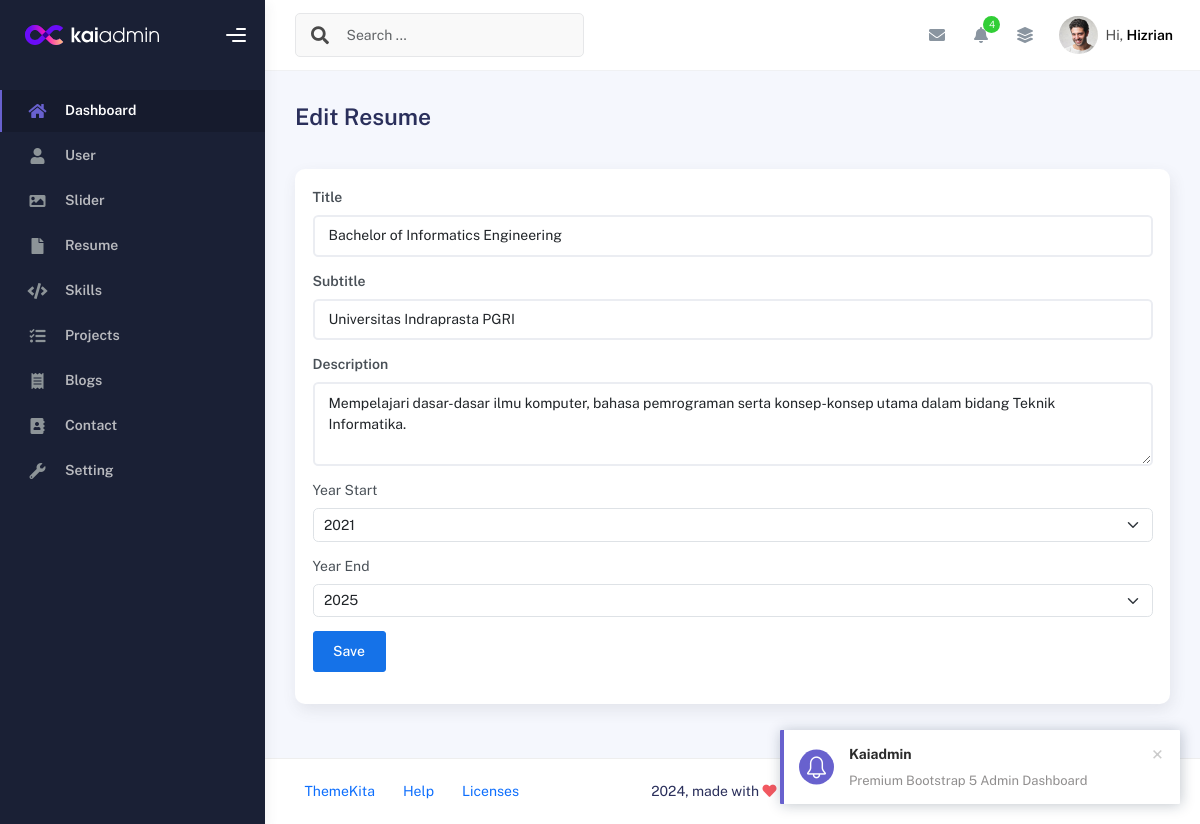
The page /admin/app.php?page=create-resume&edit=10 (signed in) on the database its author committed.
### tables this page shows
CREATE TABLE `resume` (
  `id` int(11) NOT NULL,
  `title` varchar(50) NOT NULL,
  `year_start` year(4) NOT NULL,
  `year_end` year(4) NOT NULL,
  `subtitle` varchar(50) NOT NULL,
  `description` text NOT NULL,
  `created_at` timestamp NOT NULL DEFAULT current_timestamp(),
  `updated_at` timestamp NULL DEFAULT NULL ON UPDATE current_timestamp()
);

### admin/create-resume.php (the view, shortened to what this page needs)
<?php
$id = isset($_GET['edit']) ? $_GET['edit'] : '';
$query = mysqli_query($conn, "SELECT * FROM resume WHERE id ='$id'");
$row = mysqli_fetch_assoc($query);
?>
<div
    class="d-flex align-items-left align-items-md-center flex-column flex-md-row pt-2 pb-4">
    <div>
        <h3 class="fw-bold mb-3"><?php echo isset($_GET['edit']) ? 'Edit Resume' : 'Create New Resume' ?></h3>
    </div>
</div>
<div class="row">
    <div class="col-sm-6 col-md-12">
        <div class="card">
            <div class="card-body">
                <form action="" method="post">
                    <div class="mb-3">
                        <label for="" class="form-label fw-bold">Title</label>
                        <input type="text"
                            class="form-control" name="title"
                            placeholder="Enter Title" required
                            value="<?php echo ($id) ? $row['title'] : '' ?>">
                    </div>
                    <div class="mb-3">
                        <label for="" class="form-label fw-bold">Subtitle</label>
                        <input type="text"
                            class="form-control" name="subtitle"
                            placeholder="Enter Subtitle" required
                            value="<?php echo ($id) ? $row['subtitle'] : '' ?>">
                    </div>
                    <div class="mb-3">
                        <label for="" class="form-label fw-bold">Description</label>
                        <textarea class="form-control" name="description" cols="30" rows="3"><?php echo ($id) ? $row['description'] : '' ?></textarea>
                    </div>
                    <div class="mb-3">
                        <label for="" class="form-label">Year Start</label>
                        <select class="form-select" name="year_start" id="year_start"></select>
                    </div>
                    <div class="mb-3">
                        <label for="" class="form-label">Year End</label>
                        <select class="form-select" name="year_end" id="year_end"></select>
                    </div>
                    <div class="mb-3">
                        <button class="btn btn-primary" name="save" type="submit">
                            Save
                        </button>
                    </div>
                </form>
            </div>
        </div>
    </div>
</div>

### rows shown on the page
resume: title "Bachelor of Informatics Engineering", subtitle "Universitas Indraprasta PGRI", description "Mempelajari dasar-dasar ilmu komputer, bahasa pemrograman serta konsep-konsep utama dalam bidang Teknik Informatika."
